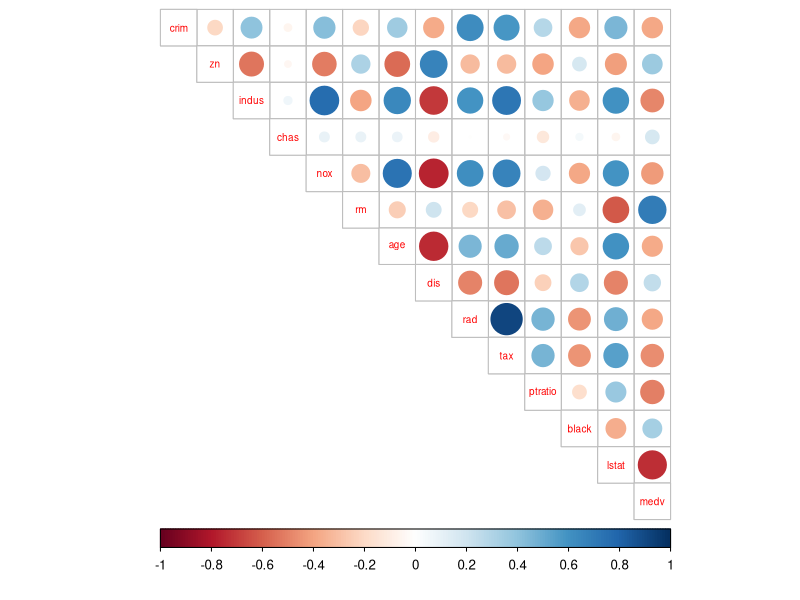
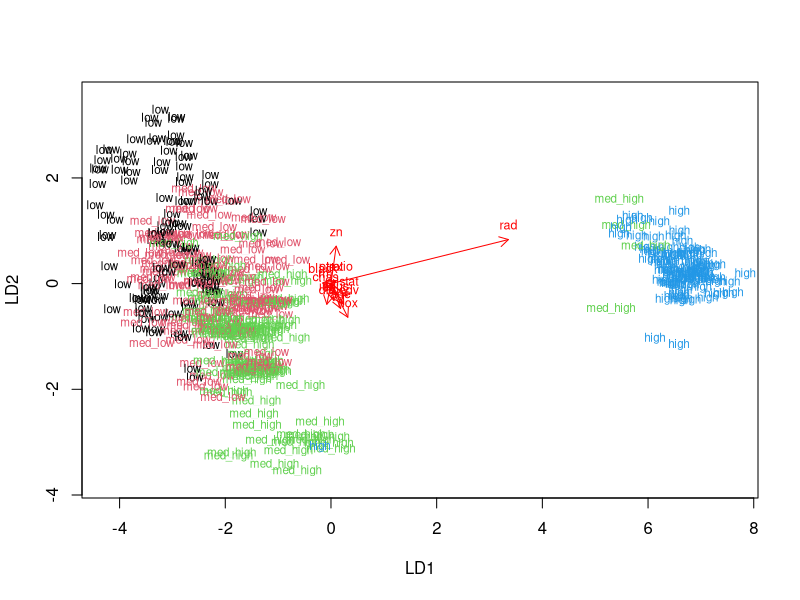
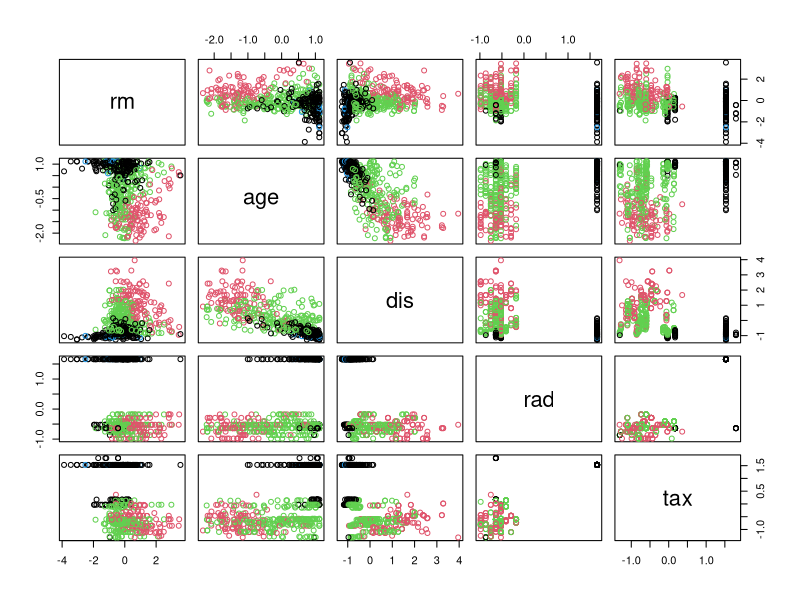
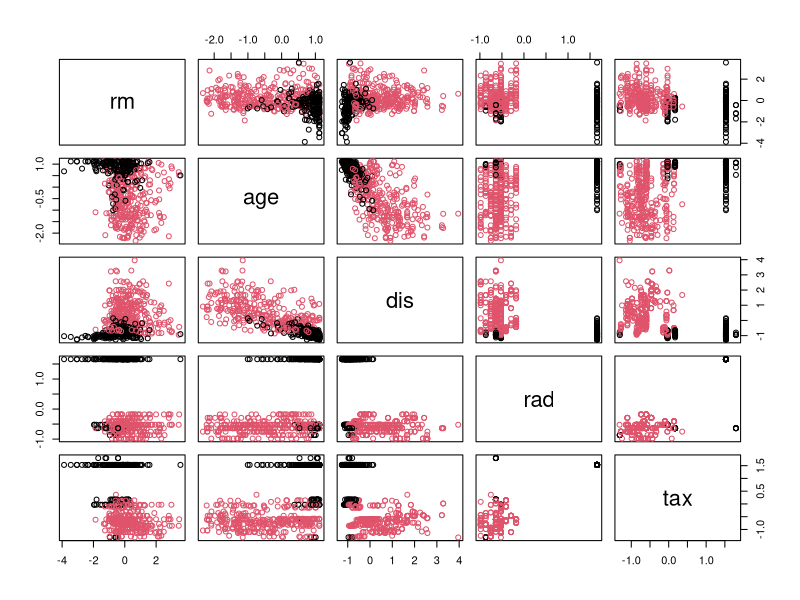
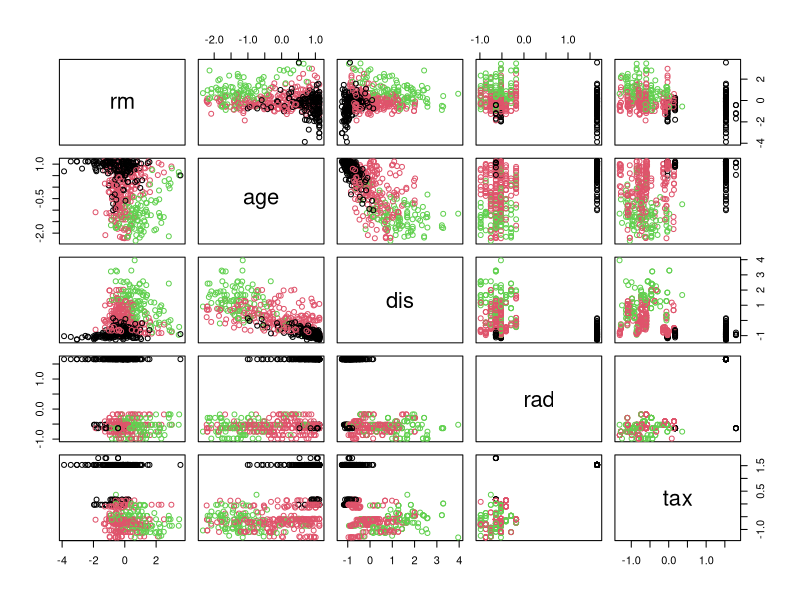

Write the R code that produced these figures, in order.
## ---- chunk 1
# 1. installing the necessary packages and data

library(ggplot2)
library(dplyr)
library(MASS)
data("Boston")

## ---- chunk 2
# exploring the dataset
str(Boston)
## ---- chunk 3
library(dplyr)
install.packages("corrplot", repos = "http://cran.us.r-project.org")

## ---- chunk 4
# 3. 
# visualizing the data
cor_matrix <- cor(Boston) 

# library(corrplot) or
corrplot::corrplot(cor_matrix, method="circle", type="upper", cl.pos="b", tl.pos="d", tl.cex=0.6)

# summary of variables
summary(Boston)
## ---- chunk 5
# 4.
# standardizing the dataset
boston_scaled <- scale(Boston)
boston_scaled <- as.data.frame(boston_scaled)

# categorizing the crime rate
bins <- quantile(boston_scaled$crim)
crime <- cut(boston_scaled$crim, breaks = bins, include.lowest = TRUE, labels=c("low", "med_low", "med_high", "high"))

#replacing the old crime rate with the categorized variable
boston_scaled <- dplyr::select(boston_scaled, -crim)
boston_scaled <- data.frame(boston_scaled, crime)
summary(boston_scaled)
## ---- chunk 6
# dividing the train and test sets
n <- nrow(boston_scaled)
ind <- sample(n,  size = n * 0.8)
train <- boston_scaled[ind,]
test <- boston_scaled[-ind,]
## ---- chunk 7
# 5. fitting an LDA on the train set
lda.fit <- lda(train$crime ~ ., data = train)
lda.fit

# defining the arrow function
lda.arrows <- function(x, myscale = 1, arrow_heads = 0.1, color = "red", tex = 0.75, choices = c(1,2)){
  heads <- coef(x)
  arrows(x0 = 0, y0 = 0, 
         x1 = myscale * heads[,choices[1]], 
         y1 = myscale * heads[,choices[2]], col=color, length = arrow_heads)
  text(myscale * heads[,choices], labels = row.names(heads), 
       cex = tex, col=color, pos=3)
}

# target classes as numeric (for plotting purposes)
classes <- as.numeric(train$crime)

# plotting the results (paint both lines to execute)
plot(lda.fit, dimen = 2, col=classes, pch=classes)
lda.arrows(lda.fit, myscale = 1)

## ---- chunk 8
# 6. 
# saving the crime categories from the test set and then removing the categorical crime variable from the test dataset
correct_classes <- test$crime
test <- dplyr::select(test, -crime)

# predicting the classes with the LDA model on the test data
lda.pred <- predict(lda.fit, newdata = test)

# cross tabulating the results
table(correct = correct_classes, predicted = lda.pred$class)
## ---- chunk 9
# 7.
# reloading the Boston-dataset 
library(MASS)
data("Boston")

# standardizing, yet again...
boston_scaled <- scale(Boston)
summary(boston_scaled)
class(boston_scaled)

Boston <- as.data.frame(boston_scaled)
## ---- chunk 10
# Euclidean distances
dist_eu <- dist(Boston)
summary(dist_eu)

# k-means clustering and plotting
km <-kmeans(Boston, centers = 4)
pairs(Boston[6:10], col = km$cluster)

km <-kmeans(Boston, centers = 2)
pairs(Boston[6:10], col = km$cluster)

km <-kmeans(Boston, centers = 3)
pairs(Boston[6:10], col = km$cluster)
